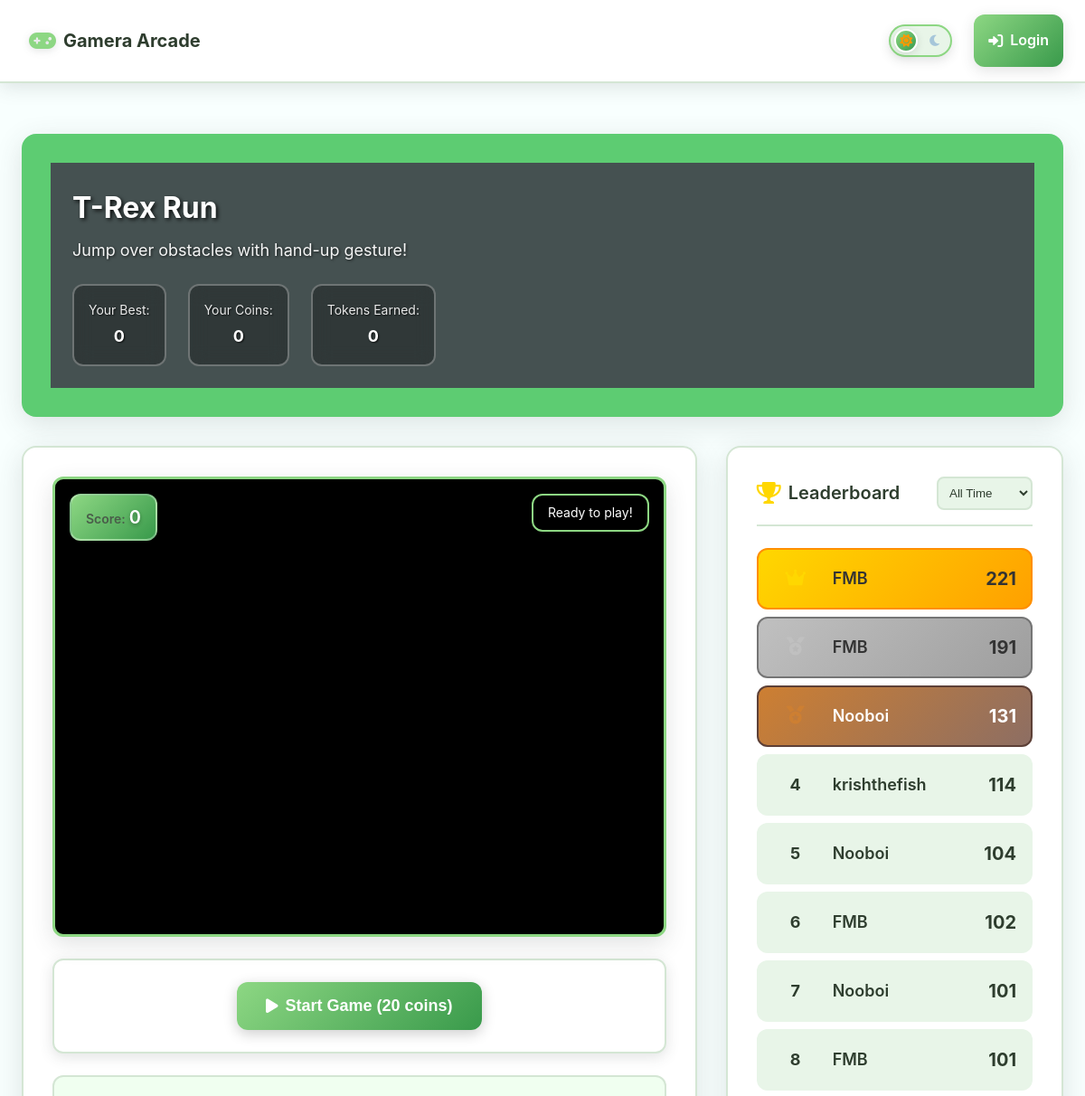
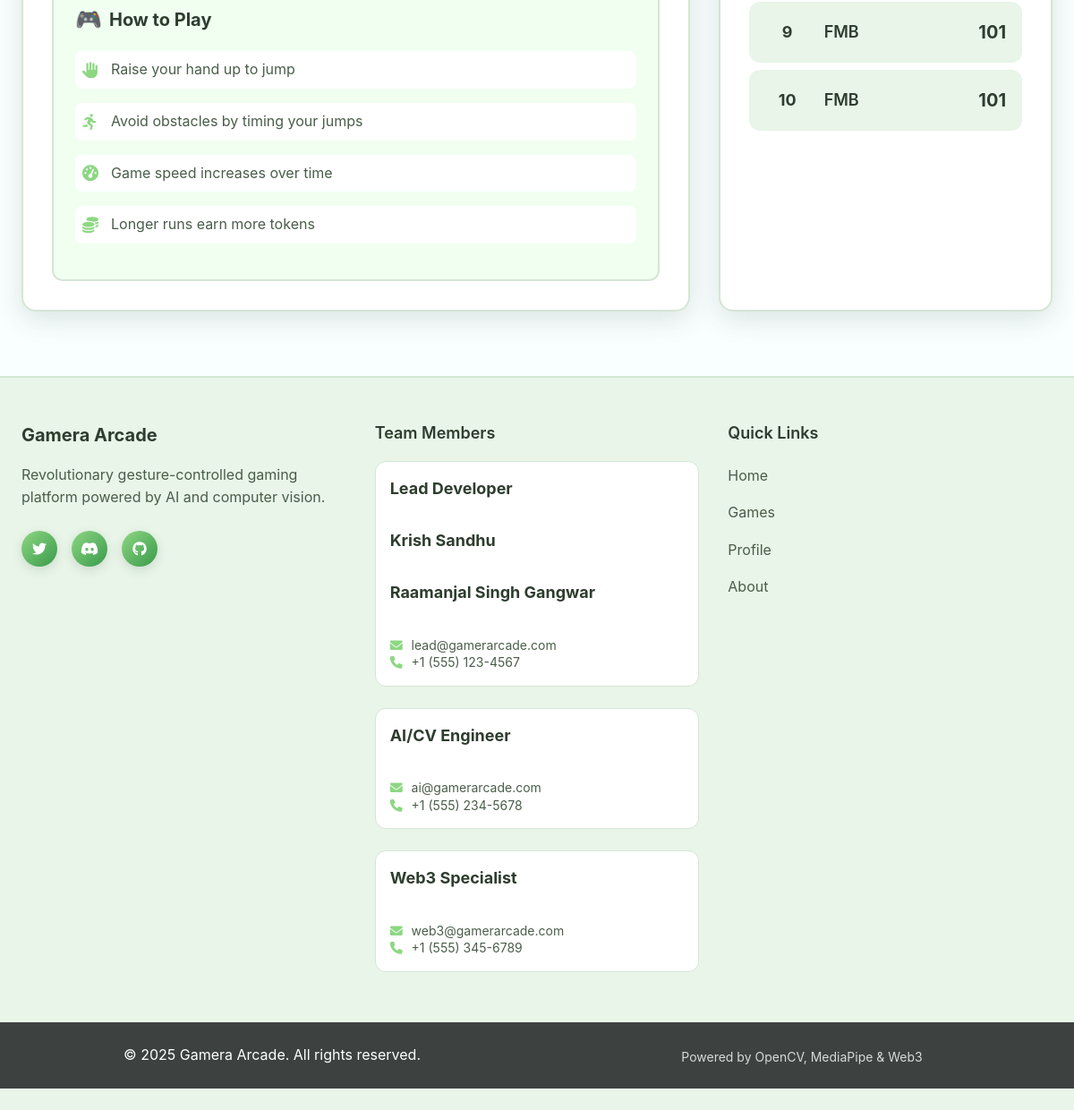
Screenshot of /game/trex_run with the database file from the repository (2 pictures, top to bottom).
### app.py (models this page shows)
class Score(db.Model):
    id = db.Column(db.Integer, primary_key=True)
    user_id = db.Column(db.Integer, db.ForeignKey('user.id'), nullable=False)
    game_name = db.Column(db.String(50), nullable=False)
    score = db.Column(db.Integer, nullable=False)
    tokens_earned = db.Column(db.Integer, default=0)
    created_at = db.Column(db.DateTime, default=datetime.utcnow)

class User(db.Model):
    id = db.Column(db.Integer, primary_key=True)
    username = db.Column(db.String(80), unique=True, nullable=False)
    email = db.Column(db.String(120), unique=True, nullable=False)
    password_hash = db.Column(db.String(120), nullable=False)
    wallet_address = db.Column(db.String(42), nullable=True)  # Web3 wallet address
    tokens = db.Column(db.Integer, default=1000)  # Game tokens earned
    created_at = db.Column(db.DateTime, default=datetime.utcnow)
    scores = db.relationship('Score', backref='user', lazy=True)

### app.py (the view)
@app.route('/game/<game_id>')
def game(game_id):
    if game_id not in GAMES_CONFIG:
        flash('Game not found!', 'error')
        return redirect(url_for('index'))
    game_config = GAMES_CONFIG[game_id]
    leaderboard = db.session.query(Score, User.username)\
        .join(User)\
        .filter(Score.game_name == game_id)\
        .order_by(Score.score.desc())\
        .limit(10)\
        .all()
    user = None
    if 'user_id' in session:
        user = User.query.get(session['user_id'])
    return render_template('game.html',
                         game_id=game_id,
                         game_config=game_config,
                         leaderboard=leaderboard,
                         user=user)

### templates/game.html (shortened to what this page needs)
{% extends "layout.html" %}
{% block content %}
<div class="game-page">
  <div class="game-header">
      <div class="game-header-content">
          <div class="game-info" style="background-color:rgb(69, 81, 81);">
              <h1 class="game-title">{{ game_config.name }}</h1>
              <p class="game-description">{{ game_config.description }}</p>
              <div class="game-stats">
                  <div class="stat-item">
                      <span class="stat-label">Your Best:</span>
                      <span class="stat-value" id="personalBest">Loading...</span>
                  </div>
                  <div class="stat-item">
                      <span class="stat-label">Your Coins:</span>
                      <span class="stat-value" id="userCoins">{% if user %}{{ user.tokens }}{% else %}0{% endif %}</span>
                  </div>
                  <div class="stat-item">
                      <span class="stat-label">Tokens Earned:</span>
                      <span class="stat-value" id="tokensEarned">0</span>
                  </div>
              </div>
          </div>
      </div>
  </div>
  <div class="game-content">
      <div class="game-canvas-section">
          <div class="canvas-container">
              {% if game_config.status == 'active' %}
                  <div class="game-overlay-ui">
                      <div class="score-display">
                          <span class="score-label">Score:</span>
                          <span class="score-value" id="currentScore">0</span>
                      </div>
                      <div class="game-status" id="gameStatus">
                          Ready to play!
                      </div>
                  </div>
              {% endif %}
          </div>
          {% if game_config.status == 'active' %}
              <div class="game-controls-bottom">
                  <button class="game-btn primary" id="startGameBtn" onclick="startGame()">
                      <i class="fas fa-play"></i>
                      Start Game (20 coins)
                  </button>
              </div>
          {% endif %}
          <div class="game-instructions">
              <h3>How to Play</h3>
              {% if game_id == 'fruit_ninja' %}
                  <ul>
                      <li><i class="fas fa-hand-paper"></i> Show your hand to the camera</li>
                      <li><i class="fas fa-arrows-alt"></i> Make quick swipe gestures to slice fruits</li>
                      <li><i class="fas fa-target"></i> Don't let fruits fall - you'll lose lives!</li>
                      <li><i class="fas fa-coins"></i> Higher scores earn more tokens</li>
                      <li><i class="fas fa-lightbulb"></i> Make sure you have good lighting for hand detection</li>
                  </ul>
              {% elif game_id == 'trex_run' %}
                  <ul>
                      <li><i class="fas fa-hand-paper"></i> Raise your hand up to jump</li>
                      <li><i class="fas fa-running"></i> Avoid obstacles by timing your jumps</li>
                      <li><i class="fas fa-tachometer-alt"></i> Game speed increases over time</li>
                      <li><i class="fas fa-coins"></i> Longer runs earn more tokens</li>
                  </ul>
              {% endif %}
          </div>
      </div>
      <div class="leaderboard-section">
          <div class="leaderboard-header">
              <h3 class="leaderboard-title">
                  <i class="fas fa-trophy"></i>
                  Leaderboard
              </h3>
              <div class="leaderboard-filter">
                  <select id="leaderboardFilter" onchange="filterLeaderboard()">
                      <option value="all">All Time</option>
                  </select>
              </div>
          </div>
          <div class="leaderboard-list">
              {% if leaderboard %}
                  {% for score, username in leaderboard %}
                      <div class="leaderboard-item {% if loop.index <= 3 %}top-{{ loop.index }}{% endif %}">
                          <div class="rank">
                              {% if loop.index == 1 %}
                                  <i class="fas fa-crown gold"></i>
                              {% elif loop.index == 2 %}
                                  <i class="fas fa-medal silver"></i>
                              {% elif loop.index == 3 %}
                                  <i class="fas fa-medal bronze"></i>
                              {% else %}
                                  <span class="rank-number">{{ loop.index }}</span>
                              {% endif %}
                          </div>
                          <div class="player-info">
                              <span class="player-name">{{ username }}</span>
                              <span class="player-score">{{ score.score }}</span>
                          </div>
                      </div>
                  {% endfor %}
              {% else %}
                  <div class="empty-leaderboard">
                      <i class="fas fa-trophy"></i>
                      <p>No scores yet. Be the first to play!</p>
                  </div>
              {% endif %}
          </div>
      </div>
  </div>
</div>
{% endblock %}

### rows the page displays
Score: username "FMB", score "221"
Score: username "FMB", score "191"
Score: username "Nooboi", score "131"
Score: username "krishthefish", score "114"
Score: username "Nooboi", score "104"
Score: username "FMB", score "102"
Score: username "Nooboi", score "101"
Score: username "FMB", score "101"
Score: username "FMB", score "101"
Score: username "FMB", score "101"

### other values shown
{{ game_config.name }} "T-Rex Run"
{{ game_config.description }} "Jump over obstacles with hand-up gesture!"
